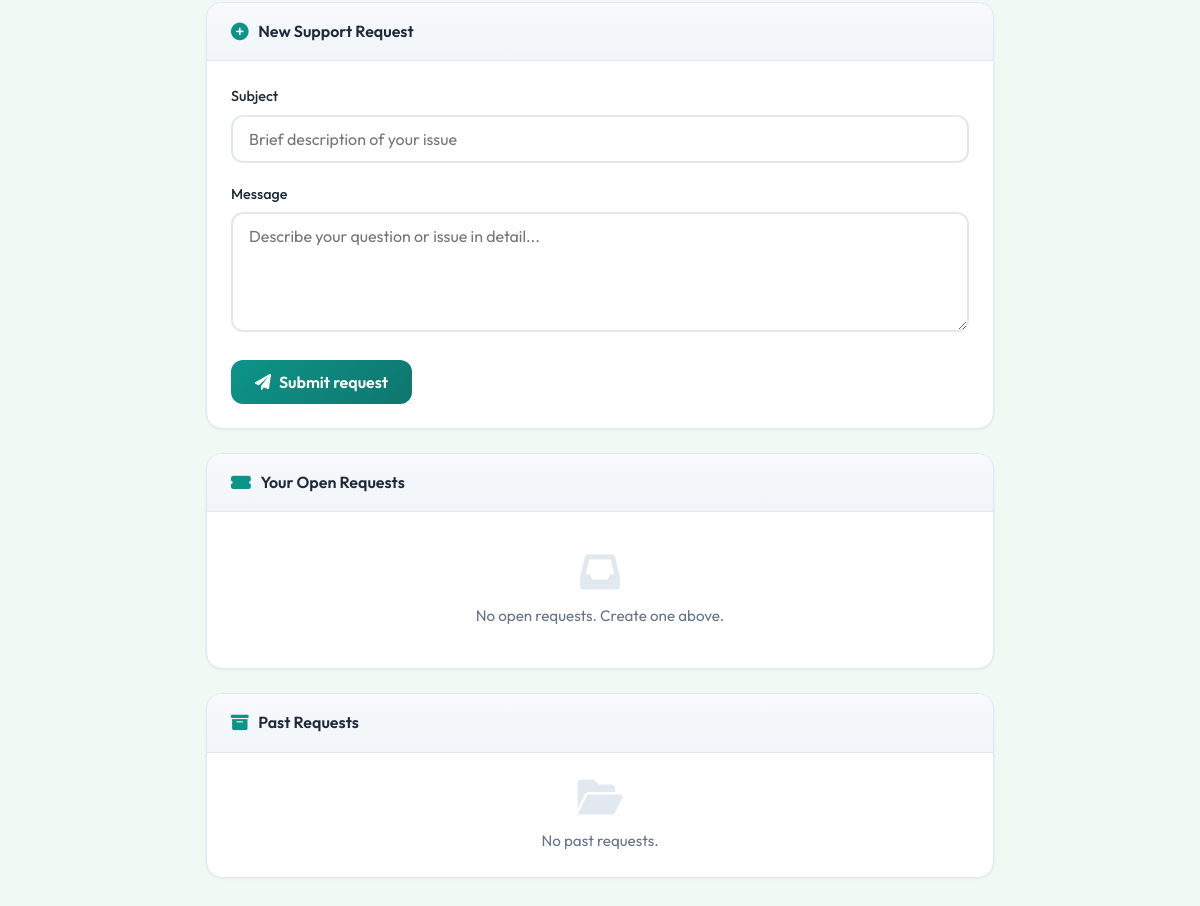
The page /support/ (signed in, lower part) on the database as committed earlier.
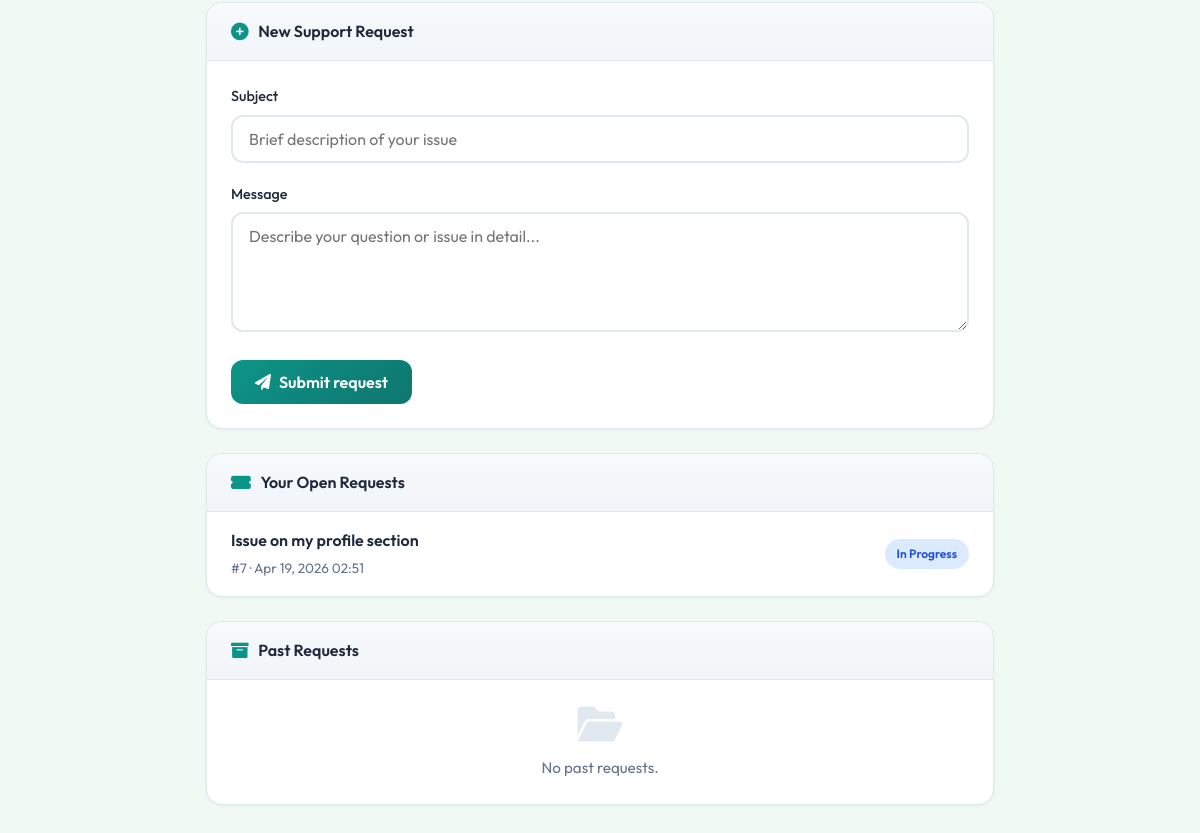
The same page on the database as committed later.
### accounts/models.py (models this page shows, shortened)
class SupportTicket(models.Model):
    STATUS_OPEN = 'open'
    STATUS_IN_PROGRESS = 'in_progress'
    STATUS_ANSWERED = 'answered'
    STATUS_CLOSED = 'closed'
    STATUS_CHOICES = (
        (STATUS_OPEN, 'Open'),
        (STATUS_IN_PROGRESS, 'In Progress'),
        (STATUS_ANSWERED, 'Answered'),
        (STATUS_CLOSED, 'Closed'),
    )
    user = models.ForeignKey(User, on_delete=models.CASCADE, related_name='support_tickets')
    subject = models.CharField(max_length=255)
    status = models.CharField(max_length=20, choices=STATUS_CHOICES, default=STATUS_OPEN)
    assigned_to = models.ForeignKey(
        User,
        on_delete=models.SET_NULL,
        null=True,
        blank=True,
        related_name='assigned_support_tickets',
    )
    created_at = models.DateTimeField(auto_now_add=True)
    updated_at = models.DateTimeField(auto_now=True)
    class Meta:
        ordering = ('-updated_at',)

### accounts/views.py (the view, shortened to what this page needs)
# urls.py: path('support/', support_hub, name='support_hub'),
def support_hub(request):
    if request.user.is_authenticated and _is_support_staff(request.user):
        return redirect('admin_support_desk')
    faqs = FAQ.objects.filter(is_active=True).order_by('order', 'created_at')
    support_staff = SupportStaffProfile.objects.filter(is_available=True).select_related('user')
    if request.user.is_authenticated:
        all_my_tickets = SupportTicket.objects.filter(user=request.user).select_related('assigned_to').order_by('-updated_at')
        open_tickets = [t for t in all_my_tickets if t.status in (SupportTicket.STATUS_OPEN, SupportTicket.STATUS_IN_PROGRESS)]
        past_tickets = [t for t in all_my_tickets if t.status in (SupportTicket.STATUS_ANSWERED, SupportTicket.STATUS_CLOSED)]
    else:
        all_my_tickets = []
        open_tickets = []
        past_tickets = []
    context = {
        'faqs': faqs,
        'support_staff': support_staff,
        'my_tickets': all_my_tickets,
        'open_tickets': open_tickets,
        'past_tickets': past_tickets,
        'is_support_staff': False,
        'open_tickets_for_staff': [],
        'user_is_anonymous': not request.user.is_authenticated,
    }
    return render(request, 'support.html', context)

### accounts/context_processors.py (called while the page is built, shortened)
def admin_collections_payouts_summary(request):
    if not request.user.is_authenticated or getattr(request.user, 'role', None) != 'admin':
        return {}

### accounts/views.py (called while the page is built)
def _is_support_staff(user):
    if user.role == 'admin':
        return True
    return SupportStaffProfile.objects.filter(user=user).exists()

### templates/support.html (shortened to what the changed rows need)
<!DOCTYPE html>
<html lang="en">
<head>
    <link rel="stylesheet" href="/static/css/style.css">
    <link href="https://cdnjs.cloudflare.com/ajax/libs/font-awesome/6.0.0/css/all.min.css" rel="stylesheet">
</head>
<body class="support-page">
    <main class="main-content">
        {% if user_is_anonymous %}
        <div class="sup-card sup-signin-cta">
            <div class="sup-card-head"><i class="fas fa-sign-in-alt"></i> Open a support ticket</div>
            <div class="sup-card-body">
                <p style="margin: 0 0 1rem 0; color: var(--sup-muted);">Sign in or create an account to submit a support request and track its status.</p>
                <div style="display: flex; flex-wrap: wrap; gap: 0.75rem;">
                    <a href="{% url 'login' %}?next={% url 'support_hub' %}" class="sup-btn" style="text-decoration: none;"><i class="fas fa-sign-in-alt"></i> Sign In</a>
                    <a href="{% url 'role_selection' %}" class="sup-btn" style="text-decoration: none; background: linear-gradient(135deg, #64748b 0%, #475569 100%); box-shadow: 0 4px 12px rgba(71,85,105,0.3);"><i class="fas fa-user-plus"></i> Sign Up</a>
                </div>
            </div>
        </div>
        {% else %}
        <div class="sup-card">
            <div class="sup-card-body" style="padding: 0;">
                {% if open_tickets %}
                <ul class="sup-ticket-list">
                    {% for t in open_tickets %}
                    <li class="sup-ticket-item">
                        <a href="{% url 'support_ticket' t.id %}" style="flex: 1; min-width: 0;">
                            <div class="sup-ticket-subj">{{ t.subject }}</div>
                            <div class="sup-ticket-meta">#{{ t.id }} · {{ t.updated_at|date:"M d, Y H:i" }}{% if t.assigned_to %} · {{ t.assigned_to.email }}{% endif %}</div>
                        </a>
                        <span class="sup-ticket-badge {{ t.status }}">{{ t.get_status_display }}</span>
                    </li>
                    {% endfor %}
                </ul>
                {% else %}
                <div class="sup-empty">
                    <i class="fas fa-inbox sup-empty-icon"></i>
                    No open requests. Create one above.
                </div>
                {% endif %}
            </div>
        </div>
        {% endif %}
    </main>
</body>
</html>

Rows that differ between the two databases and show on the page:
added SupportTicket: subject "Issue on my profile section", id "7", updated_at "Apr 19, 2026 02:51", status "In Progress"
Other text that changed with them:
text no longer shown: "No open requests. Create one above."
